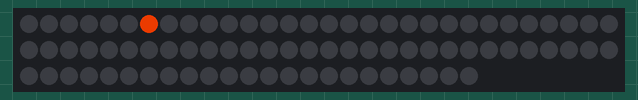
Bench run of a sketch on a simulated Arduino Uno, built with avr-gcc and run on an emulated ATmega328P. Parts: 83 RGB LEDs in strip order, left to right, continuing on the next row. Dim RGB values are drawn brighter than linear.

Above: at 1.26 s.
At 6.08 s:
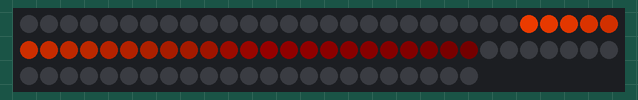
At 10.89 s:
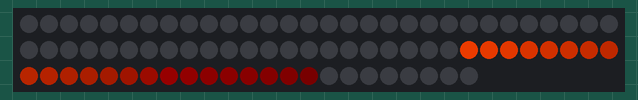
At 20.23 s:
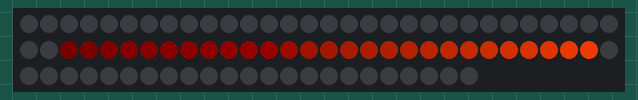
At 29.27 s:
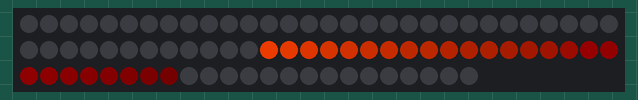
At 39.52 s:
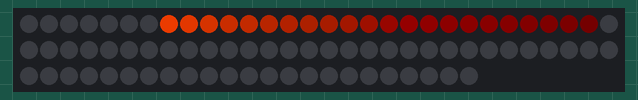

The sketch:

LED_Larson_Scanner.ino
```cpp
#include <FastLED.h>

#define NUM_LEDS 83               // How many leds in your strip?
#define DATA_PIN 2                // (D4) Data out to strip
#define POWER_PIN 5               // (D1) MOSFET control 12V power to strip
#define COLOR 0xCC3300            // Pulse colour
#define MAX_POWER_VOLTS     12    // Automotive voltage
#define MAX_POWER_MILLIAMPS 4000  // Milliamp max (Should match inline fuse)
#define BRIGHTNESS 240            // LED Brightness (0-255)
#define BEATS 36                  // BPM of full cycle
#define DECAY 18                  // How fast pulse fades
CRGBArray<NUM_LEDS> leds;         // LED memory addresses
uint16_t lead_dot = 0;            // Current Pulse Position

void setup() {
  // Power up the strip
  delay(300);
  analogWrite(POWER_PIN,0);
  delay(300);
  analogWrite(POWER_PIN,1023);
  FastLED.addLeds<WS2812B, DATA_PIN, GRB>(leds, NUM_LEDS);
  FastLED.setCorrection( TypicalLEDStrip );
  FastLED.setMaxPowerInVoltsAndMilliamps( MAX_POWER_VOLTS, MAX_POWER_MILLIAMPS);
  FastLED.setBrightness(BRIGHTNESS);
  FastLED.clear();
  FastLED.show();
  FastLED.delay(500);
}

void loop() {
  EVERY_N_MILLISECONDS(4) {
    leds.fadeToBlackBy(DECAY);
    lead_dot = beatsin16( BEATS, 0, NUM_LEDS-1 );
    leds[lead_dot] = COLOR;
    FastLED.show();

  }
}
```
